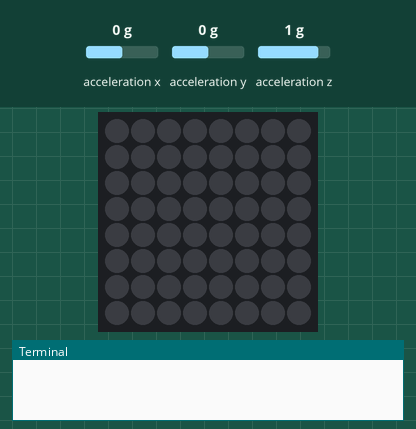
Recording of a program running on a simulated Raspberry Pi (BCM pin numbers) with a Sense HAT. Parts: the Sense HAT's 8×8 RGB LED matrix, the last lines printed to the terminal. The inputs (shaded band) are chosen by the test bench; at power-on: acceleration x 0 g, acceleration z 1 g, acceleration y 0 g. The 64×8 strip is a reading aid, not a part: it shows the text the matrix is scrolling, unrolled, one strip-width of it at a time. At 21.9 s the program stops and its outputs stay as they are.

Above: at 1.2 s.
1.3 s: acceleration x set to -1.4 g
At 2.3 s:
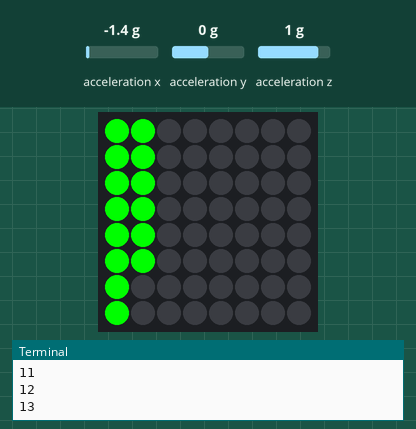
3.0 s: acceleration z set to 0 g
4.8 s: acceleration y set to -1.4 g
At 10.2 s:
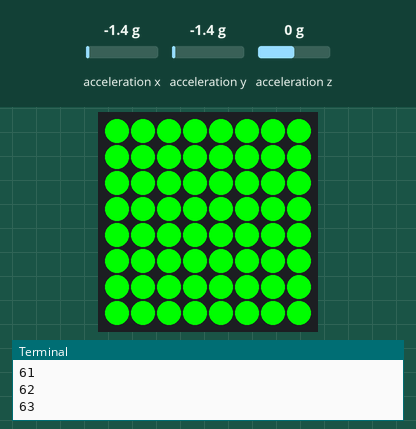
At 10.56 s:
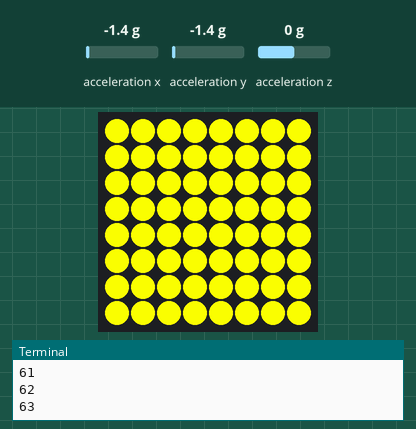

The program:

shaking.py
```python
import time
from sense_hat import SenseHat


def acceleromater():
    sense = SenseHat()
    sense.clear()
    structure = sense.get_pixels()
    counter = 0
    lst = []

    while True:
        acceleration = sense.get_accelerometer_raw()
        x, y, z = acceleration['x'], acceleration['y'], acceleration['z']
        lst.append((x, y, z))

        if abs(round(x, 4)) + abs(round(y, 4)) + abs(round(z, 4)) > 2:
            print(counter)
            counter += 1
            sense.set_pixel((counter-1)//8, (counter-1)%8, (0, 255, 0))

        else:
            if counter > 0:
                sense.set_pixel((counter-1)//8, (counter-1)%8, (0, 0, 0))
                counter -= 1


        if counter == 64:
            time.sleep(1)
            for x in range(10):
                sense.clear((255, 255, 0))
                time.sleep(0.2)
                sense.clear()
                time.sleep(0.2)
            time.sleep(1)
            sense.clear()
            sense.show_message("Solar energy received", scroll_speed = 0.05)
            break


        time.sleep(0.07)


if __name__ == "__main__":
    acceleromater()
```

Measured:
- after the input at 1.3 s, the LEDs: first change at once (image 1 shows a later state)
- after the input at 4.8 s, the LEDs: first change after 0.05 s (image 2 shows a later state)
- what the display in image 2 shows lasts 1.0 s, from 9.5 s to 10.5 s
